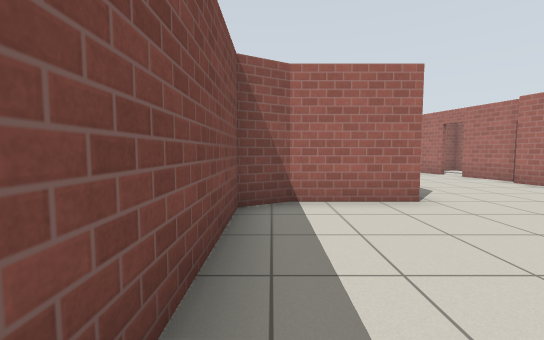
view 1 (above)

16 first-person views from a walk through a Gazebo world. The camera is 0.94 m above the floor, tilts 4° down and sees 90° across. The floor is counted in squares, 1 m on a side. Each view is taken from the middle of a square. On the plan, view 1 faces up. The plan holds only what a view shows up to about 11 squares ahead; the rest is blank. Gazebo's built-in surfaces are drawn with simple patterns.

view 2
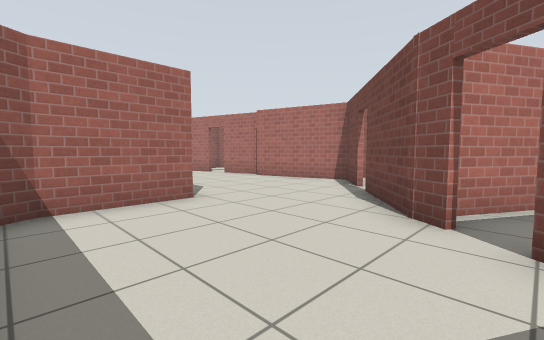

view 3
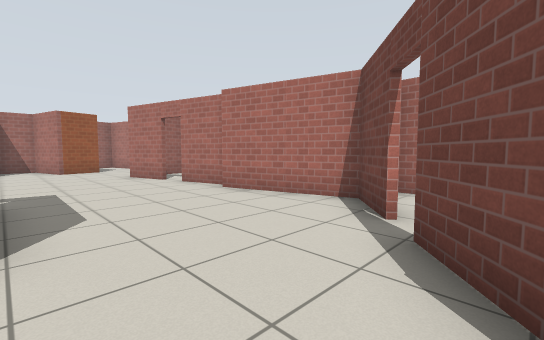

view 4
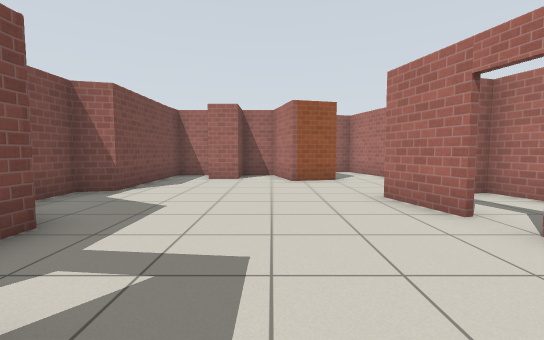

view 5
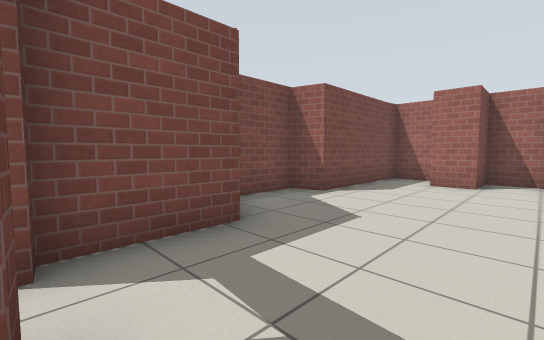

view 6
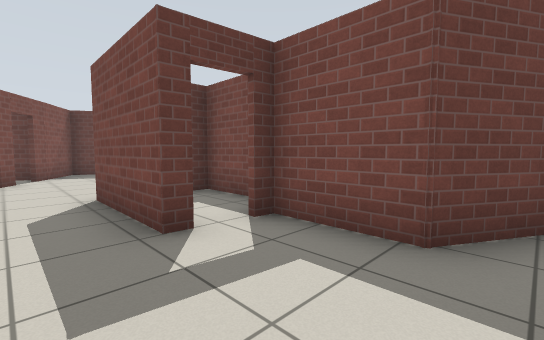

view 7
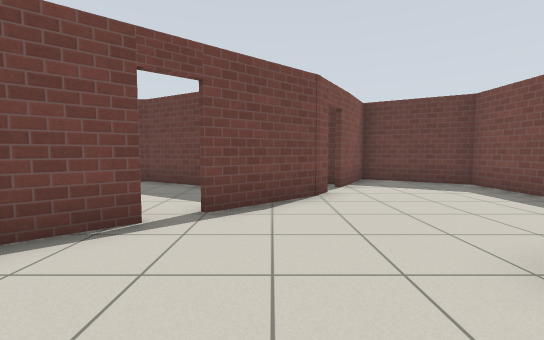

view 8
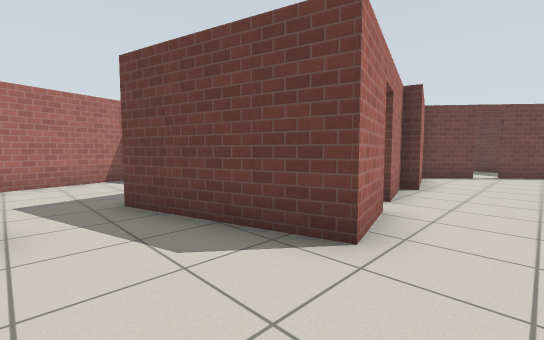

view 9
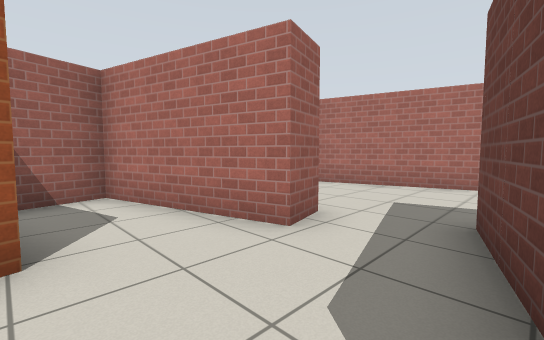

view 10
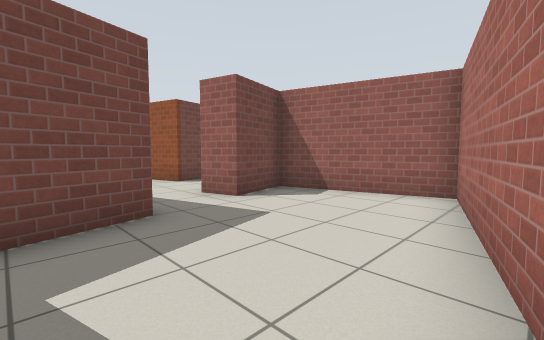

view 11
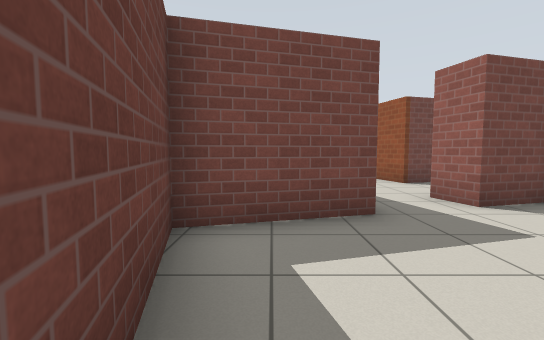

view 12
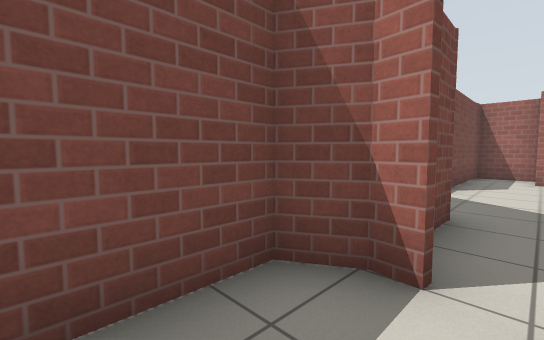

view 13
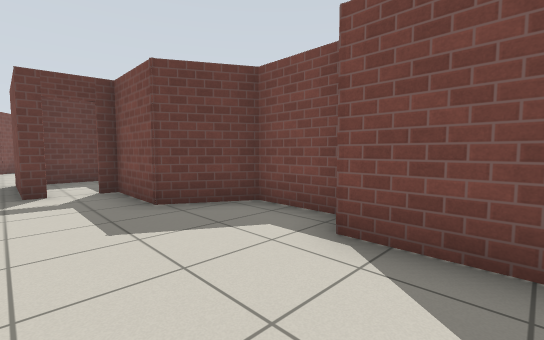

view 14
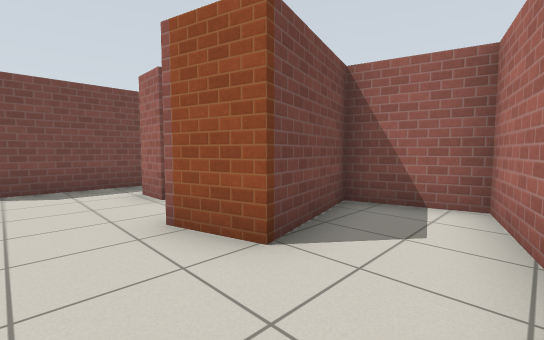

view 15
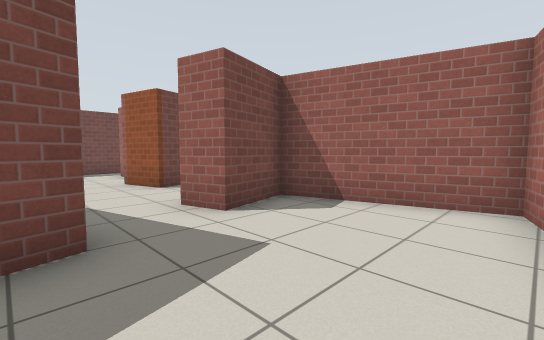

view 16
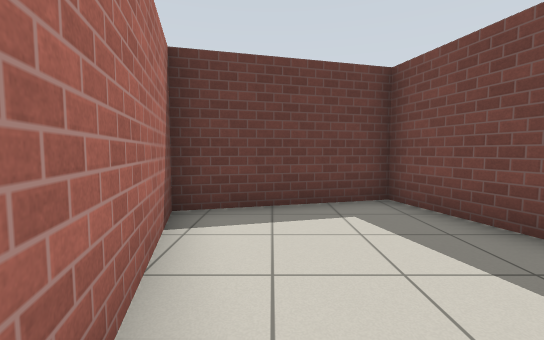

### Floor plan
Ten units are one square. View 1 is at (0, 0); x grows to the right and y downward. Boxes are objects, and circles mark ways between rooms. Rooms are numbered by the first view taken in them; rooms with no view inside come last. Other rooms are left out.
<svg viewBox="-11 -197 162 222">
<path fill="none" stroke="#000" d="M37 -8 41 -13 50 -21M27 -50 3 -50 -6 -45 -6 5 19 20 32 0M23 -80 27 -80 27 -50M68 -107 63 -125M75 -80 70 -100M61 -158 46 -155 41 -175 27 -175 27 -162 17 -162M67 -35 80 -46 71 -79M4 -169 4 -134 -6 -131 -6 -112 11 -102 11 -82 16 -81M19 -175 4 -175 3 -167M50 -21 60 -29M63 -125 100 -135 107 -108 146 -118 128 -183 90 -173 95 -155 85 -152 75 -192 53 -186 61 -158M16 -80 11 -80 4 -76 4 -52 21 -52"/>
<circle cx="40" cy="-37" r="3" fill="#2a7"/>
<circle cx="65" cy="-145" r="3" fill="#2a7"/>
<circle cx="20" cy="-80" r="3" fill="#2a7"/>
<text x="20" y="-20">1</text>
<text x="40" y="-100">2</text>
<text x="100" y="-150">3</text>
<text x="10" y="-70">4</text>
</svg>
Room 1 opens to room 2. Room 2 opens to room 3. Room 2 opens to room 4.

Where each view was taken, in squares from view 1:
view 1: 0 up, 0 right, facing up
view 2: 0 up, 0 right, facing up-right
view 3: 2 up, 3 right, facing up-right
view 4: 7 up, 4 right, facing up
view 5: 8 up, 4 right, facing up-left
view 6: 11 up, 4 right, facing down-left
view 7: 7 up, 5 right, facing down
view 8: 15 up, 5 right, facing down-right
view 9: 13 up, 6 right, facing up-right
view 10: 12 up, 14 right, facing up-left
view 11: 12 up, 14 right, facing left
view 12: 6 up, 2 right, facing up-left
view 13: 15 up, 3 right, facing down-left
view 14: 14 up, 8 right, facing up-left
view 15: 13 up, 13 right, facing up-left
view 16: 16 up, 13 right, facing down
